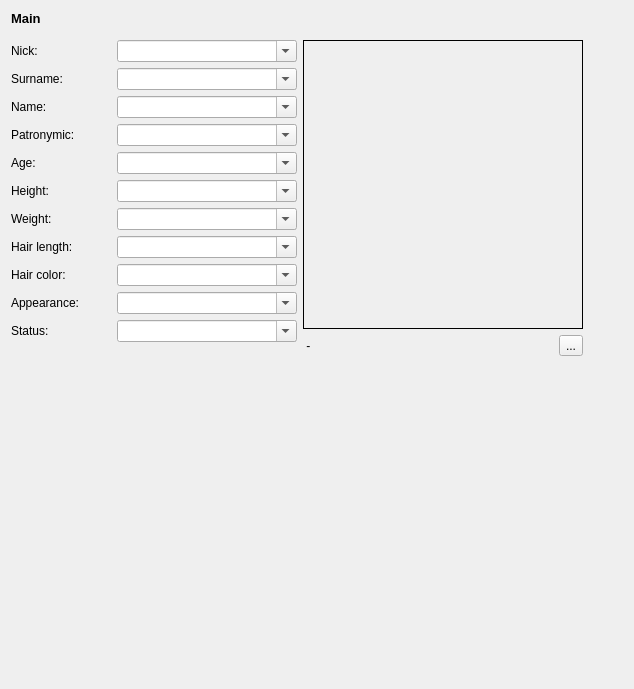
     <widget class="QWidget" name="tabwGroupsDetailPage1">
      <layout class="QGridLayout" name="gridLayout_13">
       <item row="2" column="0" rowspan="2" colspan="2">
        <layout class="QGridLayout" name="gridLayout_11">
         <item row="6" column="0">
          <widget class="QLabel" name="label_7">
           <property name="sizePolicy">
            <sizepolicy hsizetype="Fixed" vsizetype="Preferred">
             <horstretch>0</horstretch>
             <verstretch>0</verstretch>
            </sizepolicy>
           </property>
           <property name="minimumSize">
            <size>
             <width>100</width>
             <height>0</height>
            </size>
           </property>
           <property name="maximumSize">
            <size>
             <width>100</width>
             <height>16777215</height>
            </size>
           </property>
           <property name="text">
            <string>Weight:</string>
           </property>
          </widget>
         </item>
         <item row="7" column="0">
          <widget class="QLabel" name="label_8">
           <property name="sizePolicy">
            <sizepolicy hsizetype="Fixed" vsizetype="Preferred">
             <horstretch>0</horstretch>
             <verstretch>0</verstretch>
            </sizepolicy>
           </property>
           <property name="minimumSize">
            <size>
             <width>100</width>
             <height>0</height>
            </size>
           </property>
           <property name="maximumSize">
            <size>
             <width>100</width>
             <height>16777215</height>
            </size>
           </property>
           <property name="text">
            <string>Hair length:</string>
           </property>
          </widget>
         </item>
         <item row="1" column="1">
          <widget class="QComboBox" name="cboSurname">
           <property name="sizePolicy">
            <sizepolicy hsizetype="Fixed" vsizetype="Fixed">
             <horstretch>0</horstretch>
             <verstretch>0</verstretch>
            </sizepolicy>
           </property>
           <property name="minimumSize">
            <size>
             <width>180</width>
             <height>0</height>
            </size>
           </property>
           <property name="maximumSize">
            <size>
             <width>180</width>
             <height>16777215</height>
            </size>
           </property>
           <property name="editable">
            <bool>true</bool>
           </property>
          </widget>
         </item>
         <item row="8" column="1">
          <widget class="QComboBox" name="cboHairColor">
           <property name="sizePolicy">
            <sizepolicy hsizetype="Fixed" vsizetype="Fixed">
             <horstretch>0</horstretch>
             <verstretch>0</verstretch>
            </sizepolicy>
           </property>
           <property name="minimumSize">
            <size>
             <width>180</width>
             <height>0</height>
            </size>
           </property>
           <property name="maximumSize">
            <size>
             <width>180</width>
             <height>16777215</height>
            </size>
           </property>
           <property name="editable">
            <bool>true</bool>
           </property>
          </widget>
         </item>
         <item row="0" column="1">
          <widget class="QComboBox" name="cboNick">
           <property name="sizePolicy">
            <sizepolicy hsizetype="Fixed" vsizetype="Fixed">
             <horstretch>0</horstretch>
             <verstretch>0</verstretch>
            </sizepolicy>
           </property>
           <property name="minimumSize">
            <size>
             <width>180</width>
             <height>0</height>
            </size>
           </property>
           <property name="maximumSize">
            <size>
             <width>180</width>
             <height>16777215</height>
            </size>
           </property>
           <property name="editable">
            <bool>true</bool>
           </property>
          </widget>
         </item>
         <item row="9" column="0">
          <widget class="QLabel" name="label_10">
           <property name="sizePolicy">
            <sizepolicy hsizetype="Fixed" vsizetype="Preferred">
             <horstretch>0</horstretch>
             <verstretch>0</verstretch>
            </sizepolicy>
           </property>
           <property name="minimumSize">
            <size>
             <width>100</width>
             <height>0</height>
            </size>
           </property>
           <property name="maximumSize">
            <size>
             <width>100</width>
             <height>16777215</height>
            </size>
           </property>
           <property name="text">
            <string>Appearance:</string>
           </property>
          </widget>
         </item>
         <item row="2" column="0">
          <widget class="QLabel" name="label_3">
           <property name="sizePolicy">
            <sizepolicy hsizetype="Fixed" vsizetype="Preferred">
             <horstretch>0</horstretch>
             <verstretch>0</verstretch>
            </sizepolicy>
           </property>
           <property name="minimumSize">
            <size>
             <width>100</width>
             <height>0</height>
            </size>
           </property>
           <property name="maximumSize">
            <size>
             <width>100</width>
             <height>16777215</height>
            </size>
           </property>
           <property name="text">
            <string>Name:</string>
           </property>
          </widget>
         </item>
         <item row="4" column="1">
          <widget class="QComboBox" name="cboAge">
           <property name="sizePolicy">
            <sizepolicy hsizetype="Fixed" vsizetype="Fixed">
             <horstretch>0</horstretch>
             <verstretch>0</verstretch>
            </sizepolicy>
           </property>
           <property name="minimumSize">
            <size>
             <width>180</width>
             <height>0</height>
            </size>
           </property>
           <property name="maximumSize">
            <size>
             <width>180</width>
             <height>16777215</height>
            </size>
           </property>
           <property name="editable">
            <bool>true</bool>
           </property>
          </widget>
         </item>
         <item row="5" column="1">
          <widget class="QComboBox" name="cboHeight">
           <property name="sizePolicy">
            <sizepolicy hsizetype="Fixed" vsizetype="Fixed">
             <horstretch>0</horstretch>
             <verstretch>0</verstretch>
            </sizepolicy>
           </property>
           <property name="minimumSize">
            <size>
             <width>180</width>
             <height>0</height>
            </size>
           </property>
           <property name="maximumSize">
            <size>
             <width>180</width>
             <height>16777215</height>
            </size>
           </property>
           <property name="editable">
            <bool>true</bool>
           </property>
          </widget>
         </item>
         <item row="2" column="1">
          <widget class="QComboBox" name="cboName">
           <property name="sizePolicy">
            <sizepolicy hsizetype="Fixed" vsizetype="Fixed">
             <horstretch>0</horstretch>
             <verstretch>0</verstretch>
            </sizepolicy>
           </property>
           <property name="minimumSize">
            <size>
             <width>180</width>
             <height>0</height>
            </size>
           </property>
           <property name="maximumSize">
            <size>
             <width>180</width>
             <height>16777215</height>
            </size>
           </property>
           <property name="editable">
            <bool>true</bool>
           </property>
          </widget>
         </item>
         <item row="3" column="1">
          <widget class="QComboBox" name="cboPatronymic">
           <property name="sizePolicy">
            <sizepolicy hsizetype="Fixed" vsizetype="Fixed">
             <horstretch>0</horstretch>
             <verstretch>0</verstretch>
            </sizepolicy>
           </property>
           <property name="minimumSize">
            <size>
             <width>180</width>
             <height>0</height>
            </size>
           </property>
           <property name="maximumSize">
            <size>
             <width>180</width>
             <height>16777215</height>
            </size>
           </property>
           <property name="editable">
            <bool>true</bool>
           </property>
          </widget>
         </item>
         <item row="1" column="0">
          <widget class="QLabel" name="label_2">
           <property name="sizePolicy">
            <sizepolicy hsizetype="Fixed" vsizetype="Preferred">
             <horstretch>0</horstretch>
             <verstretch>0</verstretch>
            </sizepolicy>
           </property>
           <property name="minimumSize">
            <size>
             <width>100</width>
             <height>0</height>
            </size>
           </property>
           <property name="maximumSize">
            <size>
             <width>100</width>
             <height>16777215</height>
            </size>
           </property>
           <property name="text">
            <string>Surname:</string>
           </property>
          </widget>
         </item>
         <item row="6" column="1">
          <widget class="QComboBox" name="cboWeight">
           <property name="sizePolicy">
            <sizepolicy hsizetype="Fixed" vsizetype="Fixed">
             <horstretch>0</horstretch>
             <verstretch>0</verstretch>
            </sizepolicy>
           </property>
           <property name="minimumSize">
            <size>
             <width>180</width>
             <height>0</height>
            </size>
           </property>
           <property name="maximumSize">
            <size>
             <width>180</width>
             <height>16777215</height>
            </size>
           </property>
           <property name="editable">
            <bool>true</bool>
           </property>
          </widget>
         </item>
         <item row="0" column="0">
          <widget class="QLabel" name="label">
           <property name="sizePolicy">
            <sizepolicy hsizetype="Fixed" vsizetype="Preferred">
             <horstretch>0</horstretch>
             <verstretch>0</verstretch>
            </sizepolicy>
           </property>
           <property name="minimumSize">
            <size>
             <width>100</width>
             <height>0</height>
            </size>
           </property>
           <property name="maximumSize">
            <size>
             <width>100</width>
             <height>16777215</height>
            </size>
           </property>
           <property name="text">
            <string>Nick:</string>
           </property>
          </widget>
         </item>
         <item row="4" column="0">
          <widget class="QLabel" name="label_5">
           <property name="sizePolicy">
            <sizepolicy hsizetype="Fixed" vsizetype="Preferred">
             <horstretch>0</horstretch>
             <verstretch>0</verstretch>
            </sizepolicy>
           </property>
           <property name="minimumSize">
            <size>
             <width>100</width>
             <height>0</height>
            </size>
           </property>
           <property name="maximumSize">
            <size>
             <width>100</width>
             <height>16777215</height>
            </size>
           </property>
           <property name="text">
            <string>Age:</string>
           </property>
          </widget>
         </item>
         <item row="9" column="1">
          <widget class="QComboBox" name="cboAppearance">
           <property name="sizePolicy">
            <sizepolicy hsizetype="Fixed" vsizetype="Fixed">
             <horstretch>0</horstretch>
             <verstretch>0</verstretch>
            </sizepolicy>
           </property>
           <property name="minimumSize">
            <size>
             <width>180</width>
             <height>0</height>
            </size>
           </property>
           <property name="maximumSize">
            <size>
             <width>180</width>
             <height>16777215</height>
            </size>
           </property>
           <property name="editable">
            <bool>true</bool>
           </property>
          </widget>
         </item>
         <item row="10" column="0">
          <widget class="QLabel" name="label_11">
           <property name="sizePolicy">
            <sizepolicy hsizetype="Fixed" vsizetype="Preferred">
             <horstretch>0</horstretch>
             <verstretch>0</verstretch>
            </sizepolicy>
           </property>
           <property name="minimumSize">
            <size>
             <width>100</width>
             <height>0</height>
            </size>
           </property>
           <property name="maximumSize">
            <size>
             <width>100</width>
             <height>16777215</height>
            </size>
           </property>
           <property name="text">
            <string>Status:</string>
           </property>
          </widget>
         </item>
         <item row="7" column="1">
          <widget class="QComboBox" name="cboHairLength">
           <property name="sizePolicy">
            <sizepolicy hsizetype="Fixed" vsizetype="Fixed">
             <horstretch>0</horstretch>
             <verstretch>0</verstretch>
            </sizepolicy>
           </property>
           <property name="minimumSize">
            <size>
             <width>180</width>
             <height>0</height>
            </size>
           </property>
           <property name="maximumSize">
            <size>
             <width>180</width>
             <height>16777215</height>
            </size>
           </property>
           <property name="editable">
            <bool>true</bool>
           </property>
          </widget>
         </item>
         <item row="10" column="1">
          <widget class="QComboBox" name="cboAgreement">
           <property name="sizePolicy">
            <sizepolicy hsizetype="Fixed" vsizetype="Fixed">
             <horstretch>0</horstretch>
             <verstretch>0</verstretch>
            </sizepolicy>
           </property>
           <property name="minimumSize">
            <size>
             <width>180</width>
             <height>0</height>
            </size>
           </property>
           <property name="maximumSize">
            <size>
             <width>180</width>
             <height>16777215</height>
            </size>
           </property>
           <property name="editable">
            <bool>true</bool>
           </property>
          </widget>
         </item>
         <item row="8" column="0">
          <widget class="QLabel" name="label_9">
           <property name="sizePolicy">
            <sizepolicy hsizetype="Fixed" vsizetype="Preferred">
             <horstretch>0</horstretch>
             <verstretch>0</verstretch>
            </sizepolicy>
           </property>
           <property name="minimumSize">
            <size>
             <width>100</width>
             <height>0</height>
            </size>
           </property>
           <property name="maximumSize">
            <size>
             <width>100</width>
             <height>16777215</height>
            </size>
           </property>
           <property name="text">
            <string>Hair color:</string>
           </property>
          </widget>
         </item>
         <item row="5" column="0">
          <widget class="QLabel" name="label_6">
           <property name="sizePolicy">
            <sizepolicy hsizetype="Fixed" vsizetype="Preferred">
             <horstretch>0</horstretch>
             <verstretch>0</verstretch>
            </sizepolicy>
           </property>
           <property name="minimumSize">
            <size>
             <width>100</width>
             <height>0</height>
            </size>
           </property>
           <property name="maximumSize">
            <size>
             <width>100</width>
             <height>16777215</height>
            </size>
           </property>
           <property name="text">
            <string>Height:</string>
           </property>
          </widget>
         </item>
         <item row="3" column="0">
          <widget class="QLabel" name="label_4">
           <property name="sizePolicy">
            <sizepolicy hsizetype="Fixed" vsizetype="Preferred">
             <horstretch>0</horstretch>
             <verstretch>0</verstretch>
            </sizepolicy>
           </property>
           <property name="minimumSize">
            <size>
             <width>100</width>
             <height>0</height>
            </size>
           </property>
           <property name="maximumSize">
            <size>
             <width>100</width>
             <height>16777215</height>
            </size>
           </property>
           <property name="text">
            <string>Patronymic:</string>
           </property>
          </widget>
         </item>
         <item row="11" column="0" colspan="2">
          <spacer name="verticalSpacer_4">
           <property name="orientation">
            <enum>Qt::Vertical</enum>
           </property>
           <property name="sizeHint" stdset="0">
            <size>
             <width>20</width>
             <height>336</height>
            </size>
           </property>
          </spacer>
         </item>
        </layout>
       </item>
       <item row="0" column="0">
        <layout class="QHBoxLayout" name="horizontalLayout_3">
         <item>
          <widget class="QLabel" name="label_47">
           <property name="font">
            <font>
             <pointsize>10</pointsize>
             <weight>75</weight>
             <bold>true</bold>
            </font>
           </property>
           <property name="text">
            <string>Main</string>
           </property>
          </widget>
         </item>
        </layout>
       </item>
       <item row="2" column="2">
        <layout class="QGridLayout" name="gridLayout_12">
         <item row="1" column="0">
          <widget class="QLabel" name="lblPhotoInfo">
           <property name="sizePolicy">
            <sizepolicy hsizetype="Fixed" vsizetype="Preferred">
             <horstretch>0</horstretch>
             <verstretch>0</verstretch>
            </sizepolicy>
           </property>
           <property name="minimumSize">
            <size>
             <width>250</width>
             <height>0</height>
            </size>
           </property>
           <property name="maximumSize">
            <size>
             <width>250</width>
             <height>16777215</height>
            </size>
           </property>
           <property name="text">
            <string> - </string>
           </property>
          </widget>
         </item>
         <item row="1" column="1">
          <widget class="QToolButton" name="tbtnPhotoAlbum">
           <property name="text">
            <string>...</string>
           </property>
          </widget>
         </item>
         <item row="0" column="0" colspan="2">
          <widget class="CDbImage" name="dbPhoto">
           <property name="frameShape">
            <enum>QFrame::Box</enum>
           </property>
           <property name="alignment">
            <set>Qt::AlignCenter</set>
           </property>
          </widget>
         </item>
        </layout>
       </item>
       <item row="1" column="0">
        <spacer name="verticalSpacer_3">
         <property name="orientation">
          <enum>Qt::Vertical</enum>
         </property>
         <property name="sizeType">
          <enum>QSizePolicy::Fixed</enum>
         </property>
         <property name="sizeHint" stdset="0">
          <size>
           <width>20</width>
           <height>8</height>
          </size>
         </property>
        </spacer>
       </item>
       <item row="2" column="3">
        <spacer name="horizontalSpacer_4">
         <property name="orientation">
          <enum>Qt::Horizontal</enum>
         </property>
         <property name="sizeHint" stdset="0">
          <size>
           <width>40</width>
           <height>20</height>
          </size>
         </property>
        </spacer>
       </item>
      </layout>
     </widget>
